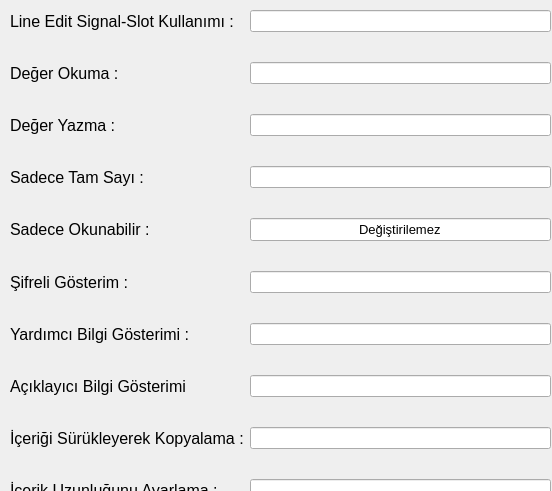
<?xml version="1.0" encoding="UTF-8"?>
<ui version="4.0">
 <class>MainWindow</class>
 <widget class="QMainWindow" name="MainWindow">
  <property name="geometry">
   <rect>
    <x>0</x>
    <y>0</y>
    <width>552</width>
    <height>491</height>
   </rect>
  </property>
  <property name="windowTitle">
   <string>MainWindow</string>
  </property>
  <widget class="QWidget" name="centralwidget">
   <widget class="QWidget" name="formLayoutWidget">
    <property name="geometry">
     <rect>
      <x>10</x>
      <y>10</y>
      <width>541</width>
      <height>741</height>
     </rect>
    </property>
    <layout class="QFormLayout" name="formLayout_3">
     <property name="verticalSpacing">
      <number>30</number>
     </property>
     <item row="0" column="0">
      <widget class="QLabel" name="label_11">
       <property name="font">
        <font>
         <pointsize>12</pointsize>
        </font>
       </property>
       <property name="text">
        <string>Line Edit Signal-Slot Kullanımı :</string>
       </property>
      </widget>
     </item>
     <item row="0" column="1">
      <widget class="QLineEdit" name="lineEdit_16"/>
     </item>
     <item row="1" column="0">
      <widget class="QLabel" name="label_19">
       <property name="font">
        <font>
         <pointsize>12</pointsize>
        </font>
       </property>
       <property name="text">
        <string>Değer Okuma :</string>
       </property>
      </widget>
     </item>
     <item row="1" column="1">
      <widget class="QLineEdit" name="lineEdit_17"/>
     </item>
     <item row="2" column="0">
      <widget class="QLabel" name="label_17">
       <property name="font">
        <font>
         <pointsize>12</pointsize>
        </font>
       </property>
       <property name="text">
        <string>Değer Yazma :</string>
       </property>
      </widget>
     </item>
     <item row="2" column="1">
      <widget class="QLineEdit" name="lineEdit_18"/>
     </item>
     <item row="3" column="0">
      <widget class="QLabel" name="label_16">
       <property name="font">
        <font>
         <pointsize>12</pointsize>
        </font>
       </property>
       <property name="text">
        <string>Sadece Tam Sayı :</string>
       </property>
      </widget>
     </item>
     <item row="3" column="1">
      <widget class="QLineEdit" name="lineEdit_19"/>
     </item>
     <item row="4" column="0">
      <widget class="QLabel" name="label_14">
       <property name="font">
        <font>
         <pointsize>12</pointsize>
        </font>
       </property>
       <property name="text">
        <string>Sadece Okunabilir :</string>
       </property>
      </widget>
     </item>
     <item row="4" column="1">
      <widget class="QLineEdit" name="lineEdit_20">
       <property name="font">
        <font>
         <pointsize>10</pointsize>
        </font>
       </property>
       <property name="text">
        <string>Değiştirilemez</string>
       </property>
       <property name="alignment">
        <set>Qt::AlignCenter</set>
       </property>
       <property name="readOnly">
        <bool>true</bool>
       </property>
      </widget>
     </item>
     <item row="5" column="0">
      <widget class="QLabel" name="label_13">
       <property name="font">
        <font>
         <pointsize>12</pointsize>
        </font>
       </property>
       <property name="text">
        <string>Şifreli Gösterim :</string>
       </property>
      </widget>
     </item>
     <item row="5" column="1">
      <widget class="QLineEdit" name="lineEdit_21"/>
     </item>
     <item row="6" column="0">
      <widget class="QLabel" name="label_15">
       <property name="font">
        <font>
         <pointsize>12</pointsize>
        </font>
       </property>
       <property name="text">
        <string>Yardımcı Bilgi Gösterimi :</string>
       </property>
      </widget>
     </item>
     <item row="6" column="1">
      <widget class="QLineEdit" name="lineEdit_22"/>
     </item>
     <item row="7" column="0">
      <widget class="QLabel" name="label_18">
       <property name="font">
        <font>
         <pointsize>12</pointsize>
        </font>
       </property>
       <property name="text">
        <string>Açıklayıcı Bilgi Gösterimi</string>
       </property>
      </widget>
     </item>
     <item row="7" column="1">
      <widget class="QLineEdit" name="lineEdit_23"/>
     </item>
     <item row="8" column="1">
      <widget class="QLineEdit" name="lineEdit_24"/>
     </item>
     <item row="9" column="1">
      <widget class="QLineEdit" name="lineEdit_25"/>
     </item>
     <item row="9" column="0">
      <widget class="QLabel" name="label_20">
       <property name="font">
        <font>
         <pointsize>12</pointsize>
        </font>
       </property>
       <property name="text">
        <string>İçerik Uzunluğunu Ayarlama :</string>
       </property>
      </widget>
     </item>
     <item row="8" column="0">
      <widget class="QLabel" name="label_12">
       <property name="font">
        <font>
         <pointsize>12</pointsize>
        </font>
       </property>
       <property name="text">
        <string>İçeriği Sürükleyerek Kopyalama :</string>
       </property>
      </widget>
     </item>
    </layout>
   </widget>
  </widget>
 </widget>
 <resources/>
 <connections/>
</ui>
